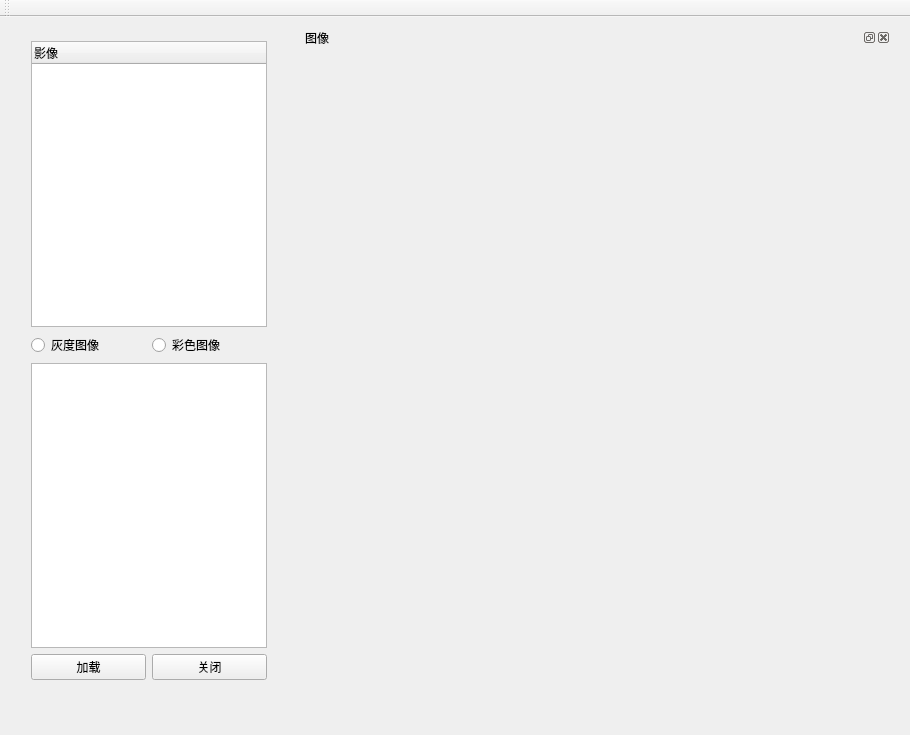
<?xml version="1.0" encoding="UTF-8"?>
<ui version="4.0">
 <class>QTLayerOutClass</class>
 <widget class="QMainWindow" name="QTLayerOutClass">
  <property name="geometry">
   <rect>
    <x>0</x>
    <y>0</y>
    <width>910</width>
    <height>735</height>
   </rect>
  </property>
  <property name="minimumSize">
   <size>
    <width>910</width>
    <height>735</height>
   </size>
  </property>
  <property name="maximumSize">
   <size>
    <width>910</width>
    <height>735</height>
   </size>
  </property>
  <property name="windowTitle">
   <string>QTLayerOut</string>
  </property>
  <widget class="QWidget" name="centralWidget">
   <widget class="QWidget" name="gridLayoutWidget">
    <property name="geometry">
     <rect>
      <x>290</x>
      <y>0</y>
      <width>611</width>
      <height>671</height>
     </rect>
    </property>
    <layout class="QGridLayout" name="gridLayout_3" columnstretch="0" rowminimumheight="0" columnminimumwidth="0">
     <property name="sizeConstraint">
      <enum>QLayout::SetMinimumSize</enum>
     </property>
     <item row="0" column="0">
      <widget class="QDockWidget" name="dockWidget_2">
       <property name="minimumSize">
        <size>
         <width>590</width>
         <height>650</height>
        </size>
       </property>
       <property name="maximumSize">
        <size>
         <width>590</width>
         <height>650</height>
        </size>
       </property>
       <property name="floating">
        <bool>false</bool>
       </property>
       <property name="windowTitle">
        <string extracomment="图像">图像</string>
       </property>
       <widget class="QWidget" name="dockWidgetContents_2"/>
      </widget>
     </item>
    </layout>
   </widget>
   <widget class="QWidget" name="layoutWidget">
    <property name="geometry">
     <rect>
      <x>20</x>
      <y>13</y>
      <width>258</width>
      <height>661</height>
     </rect>
    </property>
    <layout class="QGridLayout" name="gridLayout">
     <item row="1" column="1">
      <widget class="QRadioButton" name="radioButton_2">
       <property name="text">
        <string>彩色图像</string>
       </property>
      </widget>
     </item>
     <item row="0" column="0" colspan="2">
      <widget class="QTreeWidget" name="treeWidget">
       <property name="contextMenuPolicy">
        <enum>Qt::CustomContextMenu</enum>
       </property>
       <column>
        <property name="text">
         <string>影像</string>
        </property>
       </column>
      </widget>
     </item>
     <item row="2" column="0" colspan="2">
      <widget class="QListWidget" name="listWidget"/>
     </item>
     <item row="1" column="0">
      <widget class="QRadioButton" name="radioButton">
       <property name="text">
        <string>灰度图像</string>
       </property>
      </widget>
     </item>
     <item row="3" column="0">
      <widget class="QPushButton" name="pushButton_2">
       <property name="text">
        <string>加载</string>
       </property>
      </widget>
     </item>
     <item row="3" column="1">
      <widget class="QPushButton" name="pushButton">
       <property name="text">
        <string>关闭</string>
       </property>
      </widget>
     </item>
    </layout>
   </widget>
  </widget>
  <widget class="QMenuBar" name="menuBar">
   <property name="geometry">
    <rect>
     <x>0</x>
     <y>0</y>
     <width>910</width>
     <height>23</height>
    </rect>
   </property>
  </widget>
  <widget class="QToolBar" name="mainToolBar">
   <attribute name="toolBarArea">
    <enum>TopToolBarArea</enum>
   </attribute>
   <attribute name="toolBarBreak">
    <bool>false</bool>
   </attribute>
  </widget>
 </widget>
 <layoutdefault spacing="6" margin="11"/>
 <resources>
  <include location="qtlayerout.qrc"/>
 </resources>
 <connections/>
</ui>
